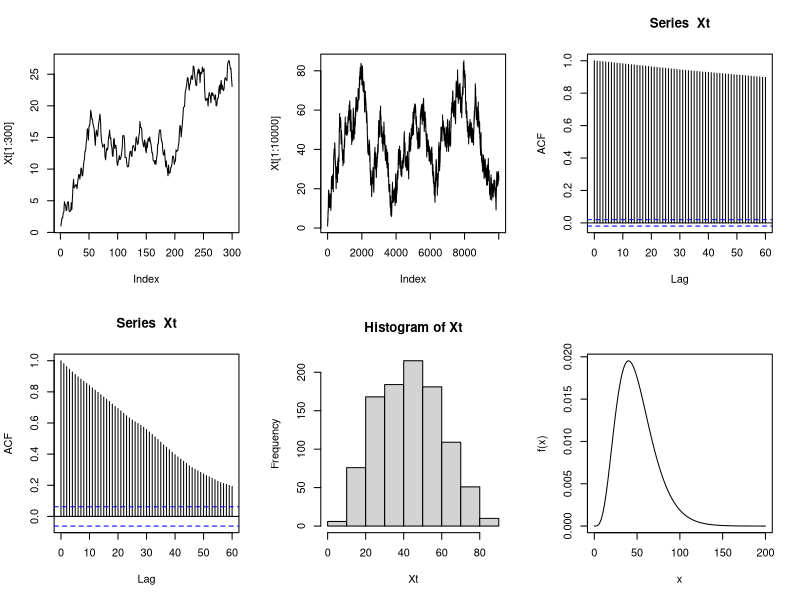
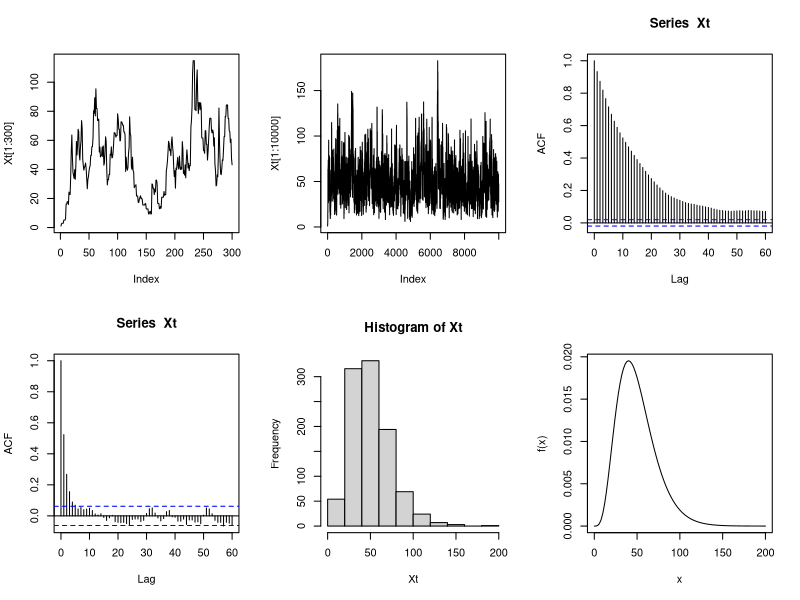
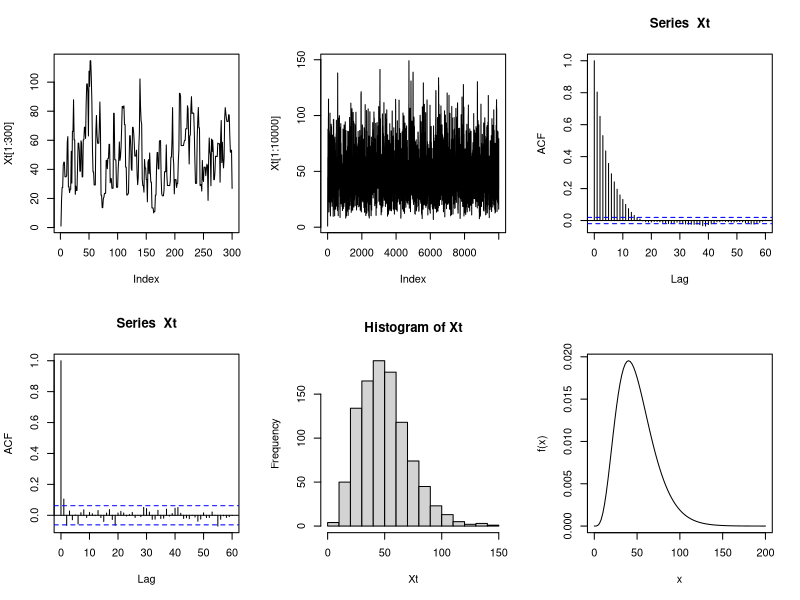
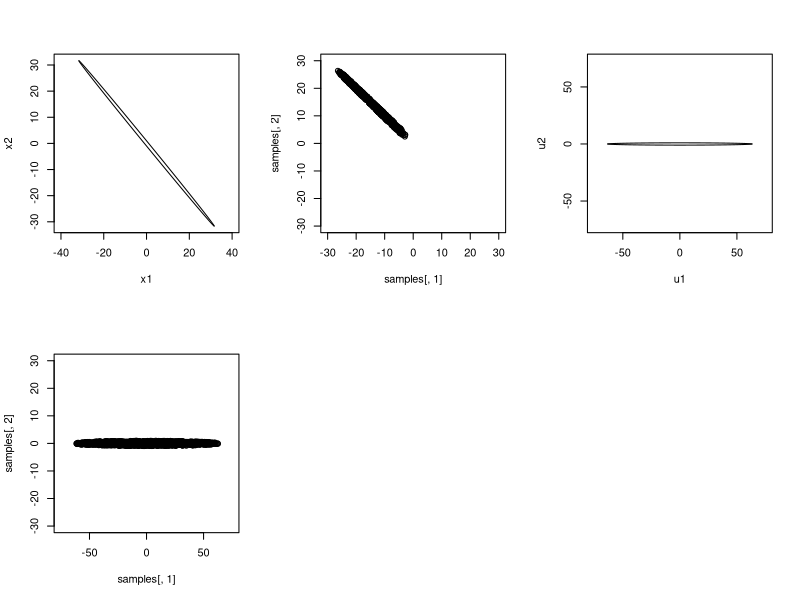

Write R code to recreate these figures, in order.
## ---- chunk 1
knitr::opts_chunk$set(echo = FALSE, warning = FALSE)
## ---- chunk 2
f <- function(x) {
  

  result <- x^4*exp(-x/10)/(2.4*10^6)
  result[x<0] <- 0
  return(result)
   
}

n <- 10000
burnin <- 300

Xt <- c(1)

i <- 1
acc <- 0

set.seed(543)
while (i < (n + burnin)) {
  U <- runif(1)
  x_star <- rnorm(1, Xt[i], 1)
  
  
  MH1 <-  f(x_star) / f(Xt[i])
  MH2 <- dnorm(Xt[i], mean = x_star) / dnorm(x_star, mean = Xt[i])
    
  MH <- MH1 * MH2
  
  if (U < MH) {
    acc <- acc + 1
    Xt[i + 1] <- x_star
  } else {
    Xt[i + 1] <- Xt[i]
  }
  
  
  i <- i + 1
}

acc_rate <- acc / i

print(acc_rate)

## ---- chunk 3

par(mfrow = c(2, 3))
plot(Xt[1:300], t = "l")
plot(Xt[1:10000], t = "l")


Xt <- Xt[-c(1:burnin)]
XtA <- Xt


acf(Xt, 60)

thin_index <- seq(1, to = length(Xt), by = 10)
Xt <- Xt[thin_index]

acf(Xt, 60)

hist(Xt)
curve(f(x),  0, 200)

## ---- chunk 4

Xt <- c(1)

i <- 1
acc <- 0

set.seed(543)
while (i < (n + burnin)) {
  U <- runif(1)
  x_star <- rchisq(1, floor(Xt[i] + 1))
  
  
  MH1 <-  f(x_star) / f(Xt[i])
  MH2 <- dchisq(Xt[i], df = floor(x_star + 1)) / dchisq(x_star, df = floor(Xt[i] + 1))
    
  MH <- MH1 * MH2
  
  if (U < MH) {
    acc <- acc + 1
    Xt[i + 1] <- x_star
  } else {
    Xt[i + 1] <- Xt[i]
  }
  
  
  i <- i + 1
}

acc_rate <- acc / i

print(acc_rate)

## ---- chunk 5


par(mfrow = c(2, 3))
plot(Xt[1:300], t = "l")
plot(Xt[1:10000], t = "l")


Xt <- Xt[-c(1:burnin)]
XtB <- Xt


acf(Xt, 60)

thin_index <- seq(1, to = length(Xt), by = 10)
Xt <- Xt[thin_index]
acf(Xt, 60)

hist(Xt)
curve(f(x),  0, 200)

## ---- chunk 6


Xt <- c(1)

i <- 1
acc <- 0

sd <- 20

set.seed(543)
while (i < (n + burnin)) {
  U <- runif(1)
  x_star <- rnorm(1, Xt[i], sd)
  
  
  MH1 <-  f(x_star) / f(Xt[i])
  MH2 <- dnorm(Xt[i], mean = x_star, sd = sd) / dnorm(x_star, mean = Xt[i], sd = sd)
    
  MH <- MH1 * MH2
  
  if (U < MH) {
    acc <- acc + 1
    Xt[i + 1] <- x_star
  } else {
    Xt[i + 1] <- Xt[i]
  }
  
  
  i <- i + 1
}

acc_rate <- acc / i

print(acc_rate)


## ---- chunk 7


par(mfrow = c(2, 3))
plot(Xt[1:300], t = "l")
plot(Xt[1:10000], t = "l")


Xt <- Xt[-c(1:burnin)]
XtC <- Xt

acf(Xt, 60)

thin_index <- seq(1, to = length(Xt), by = 10)
Xt <- Xt[thin_index]
acf(Xt, 60)

hist(Xt)
curve(f(x),  0, 200)

## ---- chunk 8

print("Part a:")
cat("Mean: ", mean(XtA), "\n")
cat("Median: ", median(XtA), "\n")

print("Part b:")
cat("Mean: ", mean(XtB), "\n")
cat("Median: ", median(XtB), "\n")

print("Part c:")
cat("Mean: ", mean(XtC), "\n")
cat("Median: ", median(XtC), "\n")




## ---- chunk 9

w  <- 1.999

f_x2 <- function(x1, sign = 1) {
  -w*x1/2 + sign * sqrt((w*x1/2)^2 - x1^2 + 1)
  
}

x1 <- seq(-40, 40, by=0.01)
x2 <- c(f_x2(x1, 1), f_x2(x1, -1))
x1 <- c(x1, x1)

plot(x1, x2, type = "l")

## ---- chunk 10
n <- 1000
burnin <- 300
samples <- matrix(NA, nrow=n + burnin, ncol=2)

set.seed(123456)
x1 <- 0
for (i in 1:(n+burnin)) {
  
  if (i == 1) {
    x1 <- 0    
  } else {
    min_x1 <- f_x2(x2, -1)
    max_x1 <- f_x2(x2, 1)
    x1 <- runif(1, min_x1, max_x1)
  }
  
  min_x2 <- f_x2(x1, -1)
  max_x2 <- f_x2(x1, 1)
  x2 <- runif(1, min_x2, max_x2)
  
  samples[i, ] <- c(x1, x2)
}

samples <- samples[-(1:300), ]

plot(samples[, 1], samples[, 2], xlim = c(-30, 30), ylim = c(-30, 30))

print(mean(samples[, 1] > 0))

## ---- chunk 11

w  <- 1.999

f_u1 <- function(u2, sign = 1) {
  sign*sqrt((4 - (2+w)*u2^2) / (2-w))
}

f_u2 <- function(u1, sign = 1) {
  sign*sqrt((4 - (2-w)*u1^2) / (2+w))
}


u1 <- seq(-75, 75, by = 0.01)
u2_top <- f_u2(u1, +1)
u2_bot <- f_u2(u1, -1)

plot(u1, u2_top, type = "l", asp = 1, xlab = "u1", ylab = "u2")
lines(u1, u2_bot)

## ---- chunk 12

n <- 1000
burnin <- 300
samples <- matrix(NA, nrow=n + burnin, ncol=2)

set.seed(1234567)
u1 <- 0
for (i in 1:(n+burnin)) {
  
  if (i == 1) {
    u1 <- 0    
  } else {
    min_u1 <- f_u1(u2, -1)
    max_u1 <- f_u1(u2, 1)
    u1 <- runif(1, min_u1, max_u1)
  }
  
  min_u2 <- f_u2(u1, -1)
  max_u2 <- f_u2(u1, 1)
  u2 <- runif(1, min_u2, max_u2)
  
  samples[i, ] <- c(u1, u2)
}

samples <- samples[-(1:300), ]

plot(samples[, 1], samples[, 2], xlim = c(-75, 75), ylim = c(-30, 30))

print(mean((samples[, 1] + samples[, 2])/2 > 0))
